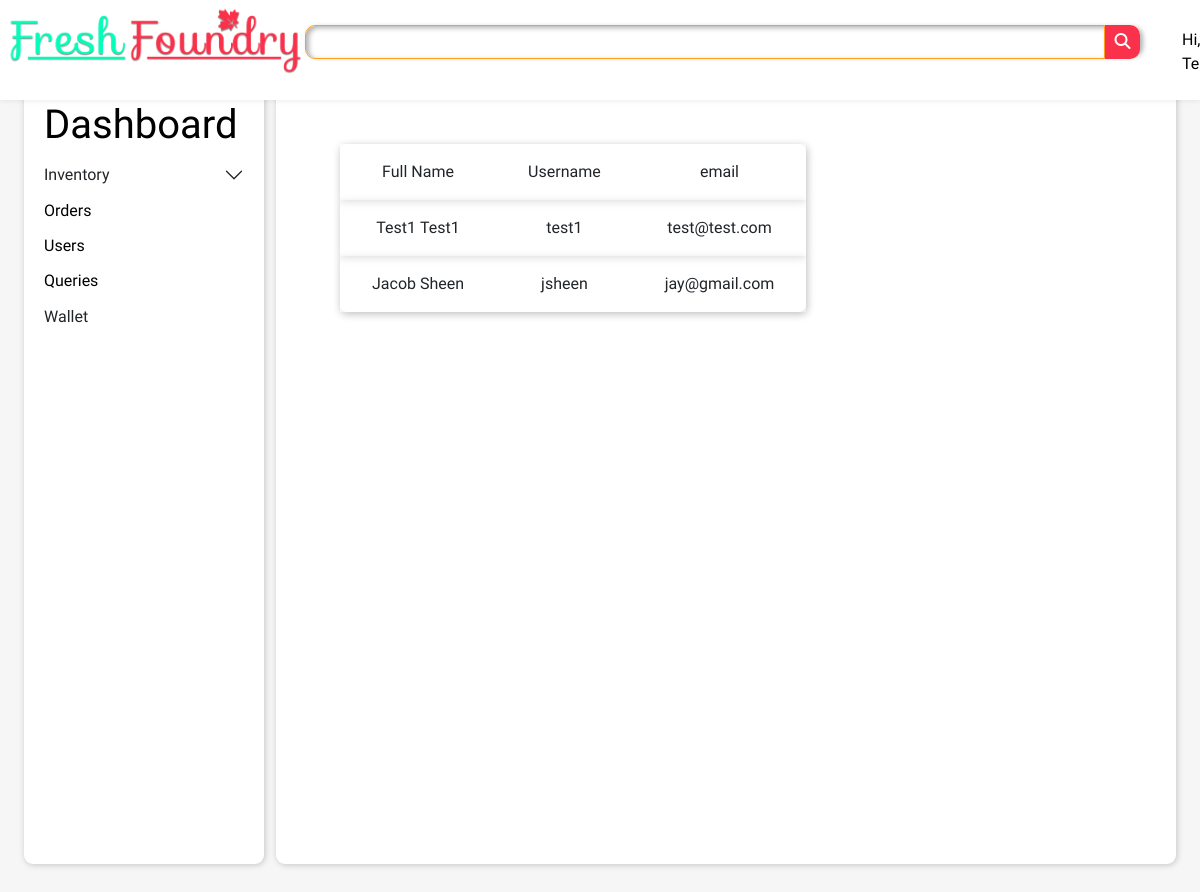
Page /Admin/users.php (signed in) on the committed database.
### tables this page shows
CREATE TABLE `users` (
  `sr_no` int(111) NOT NULL,
  `first_name` varchar(255) DEFAULT NULL,
  `last_name` varchar(255) DEFAULT NULL,
  `username` varchar(255) DEFAULT NULL,
  `password` varchar(255) DEFAULT NULL,
  `email` varchar(255) DEFAULT NULL
);

### Admin/users.php (the view, shortened to what this page needs)
<!DOCTYPE html>
<html lang="en">
<head>
    <link rel="stylesheet" href="https://cdn.jsdelivr.net/npm/bootstrap@5.1.3/dist/css/bootstrap.min.css">
    <link rel="stylesheet" href="../style/admin_style.css">
    <link rel="stylesheet" href="../style/style.css">
</head>
<body>
    <header>
        <div class="logo">
            <a href="../indexloggedin.php"><img src="../Assets/Images/FreshLogo0.3.png" alt=""></a>
        </div>
        <div class="shadow-box">
            <div class="searchbar">
                <input type="text">
                <a href="#"><button><i class="fas fa-search"></i></button></a>
            </div>
        </div>
        <div class="nav">
            <nav class="navbar">
                <ul>
                    <li><a href="#">Hi, <?php echo ucfirst($_COOKIE['user_cookie']);?></a></li>
                </ul>
            </nav>
        </div>
    </header>
    <main>
        <div class="dashboard">
            <h1 class="dashhead">
                <a href="../lollipop.php">Dashboard</a>
            </h1>
            <div class="accordion accordion-flush">
                <div class="accordion-item">
                  <h2 class="accordion-header" id="flush-headingOne">
                    <h2 class="accordion-button collapsed" style="cursor: pointer; margin: 0%;" data-bs-toggle="collapse" data-bs-target="#flush-collapseOne" aria-expanded="false" aria-controls="flush-collapseOne">
                      Inventory
                    </h2>
                  </h2>
                </div>
            </div>
            <h2 class="dashitem">
                <a style="text-decoration: none;color: black;" href="./allorders.php">Orders</a>
            </h2>
            <h2 class="dashitem">
                <a style="text-decoration: none;color: black;" href="./users.php">Users</a>
            </h2>
            <h2 class="dashitem">
                <a style="text-decoration: none;color: black;" href="./cxqueries.php">Queries</a>
            </h2>
            <h2 class="dashitem">
                Wallet
            </h2>
            </div>
        <div class="adminops">
            <div class="productpageitems">
<?php
$dsn = 'mysql:host=localhost;dbname=freshfoundry';
$username = 'root';
$password = '';
try {
    $db = new PDO($dsn,$username,$password);
} catch (PDOException $e) {
    $error_message = $e->getMessage();
    echo $error_message;
    exit();
}
if($_COOKIE["user_cookie"]) {
$query = "SELECT * FROM users";
$stmt = $db->prepare($query);
$stmt->execute();
$row = $stmt->fetchAll(PDO::FETCH_ASSOC);
    echo '<div class=\'users-list\'><table>';
    echo '<tr><td>Full Name</td><td>Username</td><td>email</td>';
foreach($row as $r) {
    echo '<tr><td>'.ucfirst($r['first_name']).'&nbsp;'.ucfirst($r['last_name']).'</td><td>'.strtolower($r['username']).'</td><td>'.strtolower($r['email']).'</td>';
    echo '</tr>';
};
    echo '</table></div>';
};
?>
</div>
</div>
</body>
</html>

### Style/admin_style.css (style rules this page uses)
body { background-color: var(--g-whitebg); height: 100vh; width: 100vw; }
main { display: grid; grid-template-areas: "sidebar ops ops"; }
.dashboard { grid-area: "sidebar"; width: 20vw; height: 98vh; background-color: var(--white); border-radius: 9px; margin-left: 2vw; margin-top: 10vh; box-shadow: var(--shadowbright); }
.dashitem { cursor: pointer; font-size: 16px; padding-left: 20px; }
.dashhead { padding-left: 20px; padding-top: 20px; margin-bottom: 0; font-family: var(--red-hat-display); }
.adminops { grid-area: "ops"; width: 75vw; height: fit-content; min-height: 98vh; margin-bottom: 10vh; background-color: var(--white); border-radius: 9px; margin-top: 10vh; box-shadow: var(--shadowbright); padding: 2rem !important; }
.dashhead a { text-decoration: none ; color: black ; }
.dashboard .dashitem { padding-bottom: .5em; }
.users-list { text-align: center; margin-top: 2em; margin-left: 2em; }
.users-list td { padding: 1em 2em; }

### Style/style.css (style rules this page uses)
* { box-sizing: border-box; margin: 0; padding: 0; font-family: var(--comfortaa); }
body { background-color: var(--g-whitebg); overflow-x: hidden; }
header { width: 100%; box-shadow: .1px 0.1px 6px var(--black-01); background-color: var(--white); position: fixed; display: flex; justify-content: space-evenly; z-index: 999; }
.logo img { width: 300px; height: 72px; }
.logo { margin-top: 5px; margin-left: 5px; width: 300px; height: auto; }
.searchbar { display: flex; padding: 0px; }
.searchbar a { text-decoration: none; }
.searchbar button { border-radius: 0px 10px 10px 0px; border-color: transparent; width: 35px; height: 34px; background-color: var(--logo-red); }
.searchbar i { color: var(--white); }
.shadow-box { background-size: fit-content; border-radius: 10px; box-shadow: 3px 2px 5px rgba(0, 0, 0, 0.3); padding: 0px; margin-top: 25px; height: 3.7vh; }
@media screen and (min-width: 1080px) { .searchbar input { border: 1px solid var(--outlines); border-radius: 10px 0px 0px 10px; box-shadow: inset 3px 2px 5px rgba(0, 0, 0, 0.3); width: 800px; height: 30px; padding: 1em; } }
.navbar { margin-top: 20px; }
.navbar ul { display: flex; justify-content: flex-end; }
.navbar ul li { padding: 0 10px; list-style-type: none; }
.navbar a { text-decoration: none; color: black; }
.productpageitems { display: flex; flex-direction: row; }
table { border-radius:7px; box-shadow:2px 2px 8px rgba(0, 0, 0, 0.137); padding: 2rem; width: 100%; }
td { padding-left: 2rem; padding-right: 2rem; padding-top: 1.5rem; padding-bottom: 1.5rem; }
tr { padding-left: 2rem; padding-right: 2rem; padding-top: 1rem; padding-bottom: 2rem; box-shadow: 0px 2px 8px rgba(0, 0, 0, 0.13); }

### Style/variables.css (style rules this page uses)
* { --g-whitebg : #f6f6f6; --white : #ffffff; --black : #000000; --black-01 : rgba(0, 0, 0, 0.1); --outlines : #ff9f1c; --logo-green : #01ffba; --logo-red : #fa314a; --red : #fa314a; --shadowdeep: 2px 2px 6px #00000034; --shadowbright: 1px 1px 6px #00000034; }

### rows in the picture
users: first_name "Test1", last_name "Test1", username "test1", email "test@test.com"
users: first_name "Jacob", last_name "Sheen", username "jsheen", email "jay@gmail.com"
